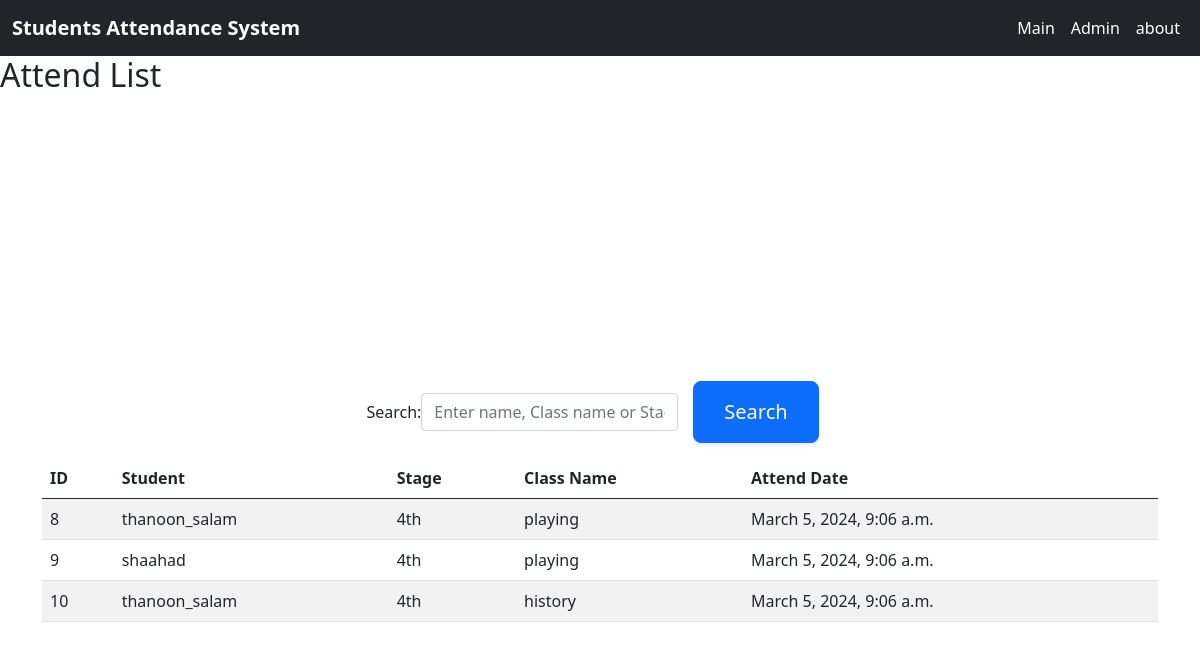
The page /attendance-list/ (signed in) on the database its author committed.
### mainapp/models.py (models this page shows, shortened)
class Attendance(models.Model):
    student = models.ForeignKey(Student, on_delete=models.CASCADE)
    class_name = models.ForeignKey(Subject, on_delete=models.CASCADE)
    attend_date = models.DateTimeField(auto_now_add=True)  # Automatically set to current date when created
    class Meta:
        ordering = ['-id']  # Sort by date in descending order by default

class Student(models.Model):
    name = models.CharField(max_length=255)
    phone_number = models.CharField(max_length=255)
    department = models.CharField(max_length=255, choices=DEPARTMENT_CHOICES,default='computer_engineering')
    stage = models.CharField(max_length=255, choices=STAGE_CHOICES,default='4th')
    study_type = models.CharField(max_length=255, choices=STUDYTYPE_CHOICES,default='morning')
    fingerprint_image = models.ImageField(upload_to=get_image_path)
    created_at = models.DateTimeField(auto_now_add=True)
    def __str__(self):
        return self.name
    class Meta:
        ordering = ['-id']  # Sort by id in descending order by default

class Subject(models.Model):
    name = models.CharField(max_length=255)
    start_time = models.TimeField()
    day_of_week = models.CharField(max_length=255, choices=DAYOFWEEK_CHOICES,default='sunday')
    department = models.CharField(max_length=255, choices=DEPARTMENT_CHOICES,default='computer_engineering')
    stage = models.CharField(max_length=255, choices=STAGE_CHOICES,default='4th')
    def __str__(self):
        return self.name
    class Meta:
        ordering = ['-id']  # Sort by id in descending order by default

### mainapp/views.py (the view)
# urls.py: path('attendance-list/', AttendanceList.as_view(), name='attendance_list'),
class AttendanceList(LoginRequiredMixin, ListView):
    model = Attendance
    template_name = 'attendance_list.html'
    context_object_name = 'attendances'
    def get_queryset(self) :
        all_data=Attendance.objects.all().order_by('id')
        search_term =self.request.GET.get('search_term')
        if search_term and search_term != '':
           all_data = Attendance.objects.filter(
            Q(student__name__icontains=search_term) |
            Q(student__name__icontains=search_term) |
            Q(class_name__stage__icontains=search_term)
        ).order_by('id')
        return all_data

### templates/attendance_list.html
{% extends 'base.html' %}
{% block content %}
<h2>Attend List</h2>
<div class="container" style="display: flex; flex-direction: column; align-items: center;">
<form method="get" class="form-inline "style="display: flex; flex-direction: row; align-items: center;">
    <label for="search_term">Search: </label>
    <input type="text" class="form-control form-inline" id="search_term" name="search_term" placeholder="Enter name, Class name or Stage">
    <button type="submit" class="btn btn-primary">Search</button>
  </form>
  <table class="table table-striped">
    <thead>
      <tr>
        <th>ID</th>
        <th>Student</th>
        <th>Stage</th>
        <th>Class Name</th>
        <th>Attend Date</th>
      </tr>
    </thead>
    <tbody>
      {% for attend in attendances %}
      <tr>
        <td>{{ attend.id }}</td>
        <td>{{ attend.student }}</td>
        <td>{{ attend.student.stage }}</td>
        <td>{{ attend.class_name }}</td>
        <td>{{ attend.attend_date }}</td>
      </tr>
      {% empty %}
      <tr>
        <td colspan="4">No students found matching your search criteria.</td>
      </tr>
      {% endfor %}
    </tbody>
  </table>
</div>
{% endblock %}

### static/main_styles.css (style rules this page uses)
.container { display: flex; align-items: center; justify-content: center; min-height: 100vh; }
.btn { font-size: 20px; padding: 15px 30px; border-radius: 8px; box-shadow: 0 2px 5px rgba(0, 0, 0, 0.1); transition: all 0.2s ease-in-out; margin: 15px; }

### rows shown on the page
Attendance: id "8", student "thanoon_salam", student.stage "4th", class_name "playing", attend_date "March 5, 2024, 9:06 a.m."
Attendance: id "9", student "shaahad", student.stage "4th", class_name "playing", attend_date "March 5, 2024, 9:06 a.m."
Attendance: id "10", student "thanoon_salam", student.stage "4th", class_name "history", attend_date "March 5, 2024, 9:06 a.m."
